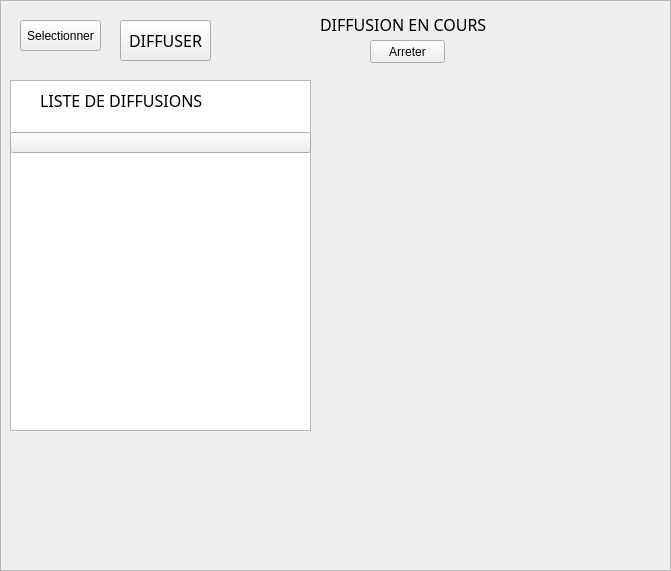
     <widget class="QFrame" name="frame_diffusion">
      <property name="geometry">
       <rect>
        <x>230</x>
        <y>50</y>
        <width>671</width>
        <height>571</height>
       </rect>
      </property>
      <property name="styleSheet">
       <string notr="true">backgroud-color:rgb(120, 108, 255)</string>
      </property>
      <property name="frameShape">
       <enum>QFrame::StyledPanel</enum>
      </property>
      <property name="frameShadow">
       <enum>QFrame::Raised</enum>
      </property>
      <widget class="QPushButton" name="bt_diffuser">
       <property name="geometry">
        <rect>
         <x>120</x>
         <y>20</y>
         <width>91</width>
         <height>41</height>
        </rect>
       </property>
       <property name="font">
        <font>
         <family>Algerian</family>
         <pointsize>12</pointsize>
        </font>
       </property>
       <property name="text">
        <string>DIFFUSER</string>
       </property>
      </widget>
      <widget class="QListView" name="listView_2">
       <property name="geometry">
        <rect>
         <x>10</x>
         <y>80</y>
         <width>301</width>
         <height>351</height>
        </rect>
       </property>
      </widget>
      <widget class="QLabel" name="label_13">
       <property name="geometry">
        <rect>
         <x>40</x>
         <y>80</y>
         <width>231</width>
         <height>41</height>
        </rect>
       </property>
       <property name="font">
        <font>
         <family>Algerian</family>
         <pointsize>12</pointsize>
        </font>
       </property>
       <property name="text">
        <string>LISTE DE DIFFUSIONS</string>
       </property>
      </widget>
      <widget class="QLabel" name="diffusion_en_c">
       <property name="geometry">
        <rect>
         <x>320</x>
         <y>9</y>
         <width>251</width>
         <height>31</height>
        </rect>
       </property>
       <property name="font">
        <font>
         <family>Algerian</family>
         <pointsize>12</pointsize>
        </font>
       </property>
       <property name="text">
        <string>&lt;html&gt;&lt;head/&gt;&lt;body&gt;&lt;p&gt;DIFFUSION EN COURS &lt;/p&gt;&lt;/body&gt;&lt;/html&gt;</string>
       </property>
      </widget>
      <widget class="QPushButton" name="select_to_broad">
       <property name="geometry">
        <rect>
         <x>20</x>
         <y>20</y>
         <width>81</width>
         <height>31</height>
        </rect>
       </property>
       <property name="text">
        <string>Selectionner</string>
       </property>
      </widget>
      <widget class="QLabel" name="name_file_to_broad">
       <property name="geometry">
        <rect>
         <x>140</x>
         <y>60</y>
         <width>381</width>
         <height>21</height>
        </rect>
       </property>
       <property name="text">
        <string/>
       </property>
      </widget>
      <widget class="QPushButton" name="diffusion_video_disponible">
       <property name="geometry">
        <rect>
         <x>10</x>
         <y>132</y>
         <width>301</width>
         <height>21</height>
        </rect>
       </property>
       <property name="text">
        <string/>
       </property>
      </widget>
      <widget class="QLabel" name="label_14">
       <property name="geometry">
        <rect>
         <x>40</x>
         <y>460</y>
         <width>291</width>
         <height>16</height>
        </rect>
       </property>
       <property name="text">
        <string/>
       </property>
      </widget>
      <widget class="QPushButton" name="arreter_diffusion">
       <property name="geometry">
        <rect>
         <x>370</x>
         <y>40</y>
         <width>75</width>
         <height>23</height>
        </rect>
       </property>
       <property name="text">
        <string>Arreter</string>
       </property>
      </widget>
      <zorder>listView_2</zorder>
      <zorder>label_13</zorder>
      <zorder>diffusion_en_c</zorder>
      <zorder>select_to_broad</zorder>
      <zorder>name_file_to_broad</zorder>
      <zorder>diffusion_video_disponible</zorder>
      <zorder>bt_diffuser</zorder>
      <zorder>label_14</zorder>
      <zorder>arreter_diffusion</zorder>
     </widget>
